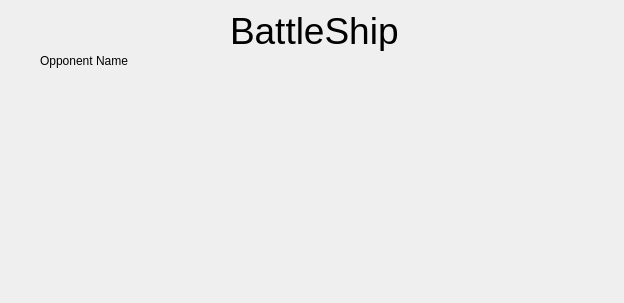
<?xml version="1.0" encoding="UTF-8"?>
<ui version="4.0">
 <class>battlenetworkgame</class>
 <widget class="QWidget" name="battlenetworkgame">
  <property name="geometry">
   <rect>
    <x>0</x>
    <y>0</y>
    <width>624</width>
    <height>303</height>
   </rect>
  </property>
  <property name="windowTitle">
   <string>BattleShip Network Game</string>
  </property>
  <widget class="QLabel" name="OppName">
   <property name="geometry">
    <rect>
     <x>40</x>
     <y>50</y>
     <width>221</width>
     <height>21</height>
    </rect>
   </property>
   <property name="autoFillBackground">
    <bool>false</bool>
   </property>
   <property name="frameShape">
    <enum>QFrame::NoFrame</enum>
   </property>
   <property name="text">
    <string>Opponent Name</string>
   </property>
   <property name="scaledContents">
    <bool>true</bool>
   </property>
   <property name="wordWrap">
    <bool>false</bool>
   </property>
  </widget>
  <widget class="QLabel" name="GameLogo">
   <property name="geometry">
    <rect>
     <x>230</x>
     <y>10</y>
     <width>191</width>
     <height>41</height>
    </rect>
   </property>
   <property name="font">
    <font>
     <pointsize>28</pointsize>
    </font>
   </property>
   <property name="text">
    <string>BattleShip</string>
   </property>
  </widget>
 </widget>
 <resources/>
 <connections/>
</ui>
